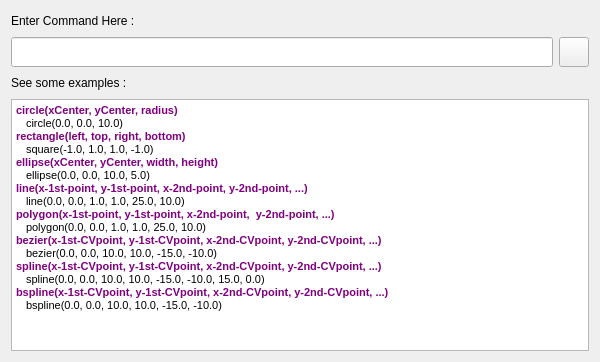
<?xml version="1.0" encoding="UTF-8"?>
<ui version="4.0">
 <class>Commandform</class>
 <widget class="QWidget" name="Commandform">
  <property name="geometry">
   <rect>
    <x>0</x>
    <y>0</y>
    <width>600</width>
    <height>362</height>
   </rect>
  </property>
  <property name="minimumSize">
   <size>
    <width>600</width>
    <height>0</height>
   </size>
  </property>
  <property name="windowTitle">
   <string>Command Insertion</string>
  </property>
  <layout class="QGridLayout" name="gridLayout">
   <item row="0" column="0">
    <layout class="QHBoxLayout" name="horizontalLayout">
     <item>
      <widget class="QLabel" name="label">
       <property name="frameShape">
        <enum>QFrame::NoFrame</enum>
       </property>
       <property name="text">
        <string>Enter Command Here :</string>
       </property>
       <property name="buddy">
        <cstring>lineEdit</cstring>
       </property>
      </widget>
     </item>
     <item>
      <spacer name="horizontalSpacer">
       <property name="orientation">
        <enum>Qt::Horizontal</enum>
       </property>
       <property name="sizeHint" stdset="0">
        <size>
         <width>188</width>
         <height>20</height>
        </size>
       </property>
      </spacer>
     </item>
    </layout>
   </item>
   <item row="1" column="0">
    <layout class="QHBoxLayout" name="horizontalLayout_4">
     <item>
      <widget class="QLineEdit" name="lineEdit">
       <property name="minimumSize">
        <size>
         <width>0</width>
         <height>30</height>
        </size>
       </property>
       <property name="maximumSize">
        <size>
         <width>16777215</width>
         <height>30</height>
        </size>
       </property>
       <property name="autoFillBackground">
        <bool>false</bool>
       </property>
      </widget>
     </item>
     <item>
      <widget class="QPushButton" name="executeCommandPushButton">
       <property name="minimumSize">
        <size>
         <width>30</width>
         <height>30</height>
        </size>
       </property>
       <property name="maximumSize">
        <size>
         <width>30</width>
         <height>30</height>
        </size>
       </property>
       <property name="text">
        <string/>
       </property>
       <property name="icon">
        <iconset resource="../icons.qrc">
         <normaloff>:/new/prefix1/icons/executeCommand.png</normaloff>:/new/prefix1/icons/executeCommand.png</iconset>
       </property>
       <property name="iconSize">
        <size>
         <width>20</width>
         <height>20</height>
        </size>
       </property>
      </widget>
     </item>
    </layout>
   </item>
   <item row="2" column="0">
    <layout class="QHBoxLayout" name="horizontalLayout_2">
     <item>
      <widget class="QLabel" name="label_2">
       <property name="text">
        <string>See some examples :</string>
       </property>
      </widget>
     </item>
     <item>
      <spacer name="horizontalSpacer_2">
       <property name="orientation">
        <enum>Qt::Horizontal</enum>
       </property>
       <property name="sizeHint" stdset="0">
        <size>
         <width>40</width>
         <height>20</height>
        </size>
       </property>
      </spacer>
     </item>
    </layout>
   </item>
   <item row="3" column="0">
    <widget class="QTextEdit" name="textEdit">
     <property name="readOnly">
      <bool>true</bool>
     </property>
     <property name="html">
      <string>&lt;!DOCTYPE HTML PUBLIC &quot;-//W3C//DTD HTML 4.0//EN&quot; &quot;http://www.w3.org/TR/REC-html40/strict.dtd&quot;&gt;
&lt;html&gt;&lt;head&gt;&lt;meta name=&quot;qrichtext&quot; content=&quot;1&quot; /&gt;&lt;style type=&quot;text/css&quot;&gt;
p, li { white-space: pre-wrap; }
&lt;/style&gt;&lt;/head&gt;&lt;body style=&quot; font-family:'Sans Serif'; font-size:9pt; font-weight:400; font-style:normal;&quot;&gt;
&lt;p style=&quot; margin-top:0px; margin-bottom:0px; margin-left:0px; margin-right:0px; -qt-block-indent:0; text-indent:0px;&quot;&gt;&lt;span style=&quot; font-size:8pt; font-weight:600; color:#800080;&quot;&gt;circle(xCenter, yCenter, radius)&lt;/span&gt;&lt;/p&gt;
&lt;p style=&quot; margin-top:0px; margin-bottom:0px; margin-left:0px; margin-right:0px; -qt-block-indent:0; text-indent:10px;&quot;&gt;&lt;span style=&quot; font-size:8pt; font-weight:296;&quot;&gt;circle(0.0, 0.0, 10.0)&lt;/span&gt;&lt;/p&gt;
&lt;p style=&quot; margin-top:0px; margin-bottom:0px; margin-left:0px; margin-right:0px; -qt-block-indent:0; text-indent:0px;&quot;&gt;&lt;span style=&quot; font-size:8pt; font-weight:600; color:#800080;&quot;&gt;rectangle(left, top, right, bottom)&lt;/span&gt;&lt;/p&gt;
&lt;p style=&quot; margin-top:0px; margin-bottom:0px; margin-left:0px; margin-right:0px; -qt-block-indent:0; text-indent:10px;&quot;&gt;&lt;span style=&quot; font-size:8pt; font-weight:296;&quot;&gt;square(-1.0, 1.0, 1.0, -1.0)&lt;/span&gt;&lt;/p&gt;
&lt;p style=&quot; margin-top:0px; margin-bottom:0px; margin-left:0px; margin-right:0px; -qt-block-indent:0; text-indent:0px;&quot;&gt;&lt;span style=&quot; font-size:8pt; font-weight:600; color:#800080;&quot;&gt;ellipse(xCenter, yCenter, width, height)&lt;/span&gt;&lt;/p&gt;
&lt;p style=&quot; margin-top:0px; margin-bottom:0px; margin-left:0px; margin-right:0px; -qt-block-indent:0; text-indent:10px;&quot;&gt;&lt;span style=&quot; font-size:8pt; font-weight:296;&quot;&gt;ellipse(0.0, 0.0, 10.0, 5.0)&lt;/span&gt;&lt;/p&gt;
&lt;p style=&quot; margin-top:0px; margin-bottom:0px; margin-left:0px; margin-right:0px; -qt-block-indent:0; text-indent:0px;&quot;&gt;&lt;span style=&quot; font-size:8pt; font-weight:600; color:#800080;&quot;&gt;line(x-1st-point, y-1st-point, x-2nd-point, y-2nd-point, ...)&lt;/span&gt;&lt;/p&gt;
&lt;p style=&quot; margin-top:0px; margin-bottom:0px; margin-left:0px; margin-right:0px; -qt-block-indent:0; text-indent:10px;&quot;&gt;&lt;span style=&quot; font-size:8pt; font-weight:296;&quot;&gt;line(0.0, 0.0, 1.0, 1.0, 25.0, 10.0)&lt;/span&gt;&lt;/p&gt;
&lt;p style=&quot; margin-top:0px; margin-bottom:0px; margin-left:0px; margin-right:0px; -qt-block-indent:0; text-indent:0px;&quot;&gt;&lt;span style=&quot; font-size:8pt; font-weight:600; color:#800080;&quot;&gt;polygon(x-1st-point, y-1st-point, x-2nd-point,  y-2nd-point, ...)&lt;/span&gt;&lt;/p&gt;
&lt;p style=&quot; margin-top:0px; margin-bottom:0px; margin-left:0px; margin-right:0px; -qt-block-indent:0; text-indent:10px;&quot;&gt;&lt;span style=&quot; font-size:8pt; font-weight:296;&quot;&gt;polygon(0.0, 0.0, 1.0, 1.0, 25.0, 10.0)&lt;/span&gt;&lt;/p&gt;
&lt;p style=&quot; margin-top:0px; margin-bottom:0px; margin-left:0px; margin-right:0px; -qt-block-indent:0; text-indent:0px;&quot;&gt;&lt;span style=&quot; font-size:8pt; font-weight:600; color:#800080;&quot;&gt;bezier(x-1st-CVpoint, y-1st-CVpoint, x-2nd-CVpoint, y-2nd-CVpoint, ...)&lt;/span&gt;&lt;/p&gt;
&lt;p style=&quot; margin-top:0px; margin-bottom:0px; margin-left:0px; margin-right:0px; -qt-block-indent:0; text-indent:10px;&quot;&gt;&lt;span style=&quot; font-size:8pt; font-weight:296;&quot;&gt;bezier(0.0, 0.0, 10.0, 10.0, -15.0, -10.0)&lt;/span&gt;&lt;/p&gt;
&lt;p style=&quot; margin-top:0px; margin-bottom:0px; margin-left:0px; margin-right:0px; -qt-block-indent:0; text-indent:0px;&quot;&gt;&lt;span style=&quot; font-size:8pt; font-weight:600; color:#800080;&quot;&gt;spline(x-1st-CVpoint, y-1st-CVpoint, x-2nd-CVpoint, y-2nd-CVpoint, ...)&lt;/span&gt;&lt;/p&gt;
&lt;p style=&quot; margin-top:0px; margin-bottom:0px; margin-left:0px; margin-right:0px; -qt-block-indent:0; text-indent:10px;&quot;&gt;&lt;span style=&quot; font-size:8pt; font-weight:296;&quot;&gt;spline(0.0, 0.0, 10.0, 10.0, -15.0, -10.0, 15.0, 0.0)&lt;/span&gt;&lt;/p&gt;
&lt;p style=&quot; margin-top:0px; margin-bottom:0px; margin-left:0px; margin-right:0px; -qt-block-indent:0; text-indent:0px;&quot;&gt;&lt;span style=&quot; font-size:8pt; font-weight:600; color:#800080;&quot;&gt;bspline(x-1st-CVpoint, y-1st-CVpoint, x-2nd-CVpoint, y-2nd-CVpoint, ...)&lt;/span&gt;&lt;/p&gt;
&lt;p style=&quot; margin-top:0px; margin-bottom:0px; margin-left:0px; margin-right:0px; -qt-block-indent:0; text-indent:10px;&quot;&gt;&lt;span style=&quot; font-size:8pt; font-weight:296;&quot;&gt;bspline(0.0, 0.0, 10.0, 10.0, -15.0, -10.0)&lt;/span&gt;&lt;/p&gt;&lt;/body&gt;&lt;/html&gt;</string>
     </property>
    </widget>
   </item>
  </layout>
 </widget>
 <resources>
  <include location="../icons.qrc"/>
 </resources>
 <connections/>
</ui>
